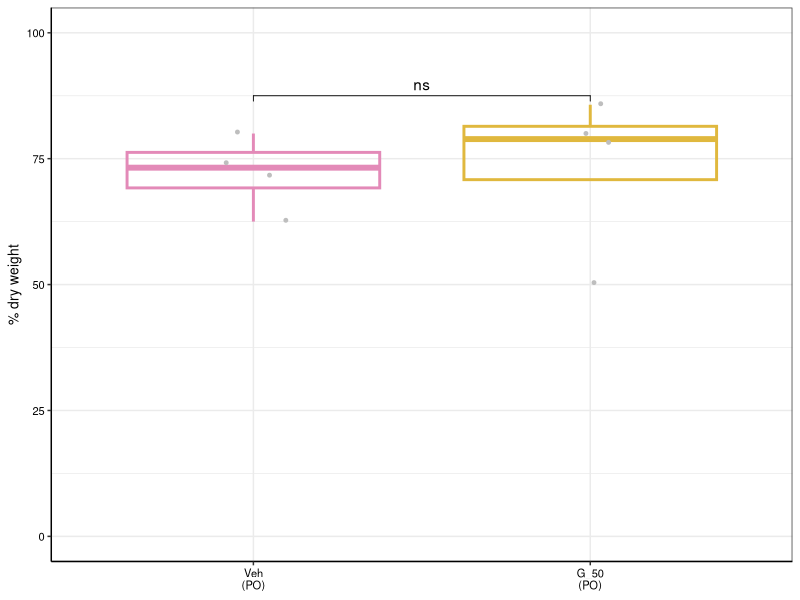
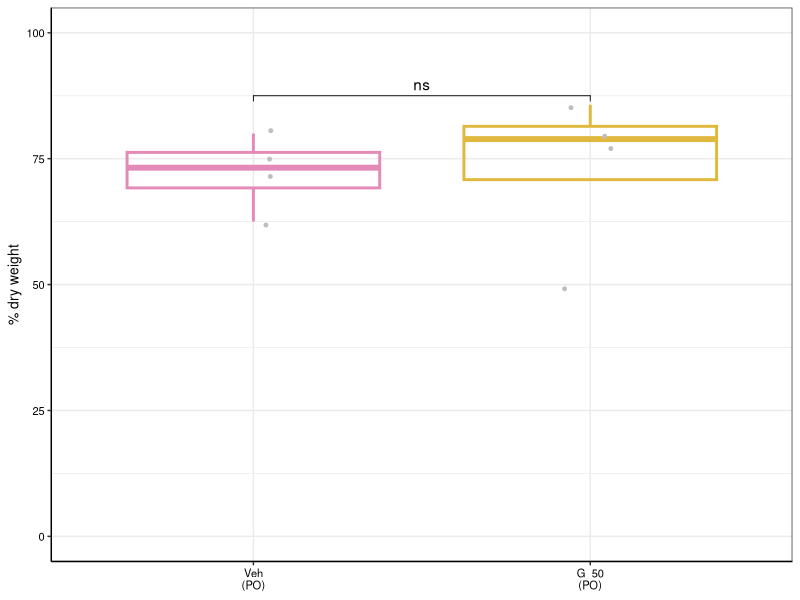

Write R code to recreate these figures, in order.
## ---- chunk 1
library(dplyr)
library(ggplot2)
library(readxl)
library(ggpubr)
## ---- chunk 2
dryweight <- read_excel("Female cohort - PO/Data to plot - female cohort.xlsx", sheet = "% dry weight")
dryweight$`Mouse group` <- ifelse(dryweight$`Mouse group` == 'Veh (PO)', 'Veh\n(PO)', 'G_50\n(PO)')
dryweight$`Mouse group` <- factor(dryweight$`Mouse group`,
                                levels = c('Veh\n(PO)',
                                           'G_50\n(PO)'))

dryweight <- dplyr::rename(dryweight, pc_dry_weight=`% dry weight`)
## ---- chunk 3
ggplot(dryweight, aes(x = `Mouse group`, y = pc_dry_weight)) +
  geom_boxplot(aes(color = `Mouse group`), fill = NA, outlier.shape = NA, linewidth = 1) +
  geom_point(color = "grey", position = position_jitter(width = 0.1), size = 1) +
  scale_color_manual(values = c("Veh\n(PO)" = "#E38AB8", "G_50\n(PO)" = "#E0B83E")) +
  stat_compare_means(
    method = "t.test",
    label = "p.signif",
    comparisons = list(c("Veh\n(PO)", "G_50\n(PO)")),
    hide.ns = FALSE
  ) +
  theme_bw() +
  theme(
    legend.position = "none",
    axis.line = element_line(color = "black"),
    axis.text.y = element_text(size = 8, color = "black"),
    axis.text.x = element_text(size = 8, color = "black"),
    axis.title.y = element_text(size = 10, color = "black"),
    axis.title.x = element_blank()
  ) +
  labs(y = "% dry weight") + ylim(0,100)

ggsave("Female cohort - PO/dry_weight.pdf", width = 2, height = 2)
## ---- chunk 4
print(t.test(
  dplyr::filter(dryweight, `Mouse group` == 'Veh\n(PO)')$pc_dry_weight,
  dplyr::filter(dryweight, `Mouse group` == 'G_50\n(PO)')$pc_dry_weight
))
